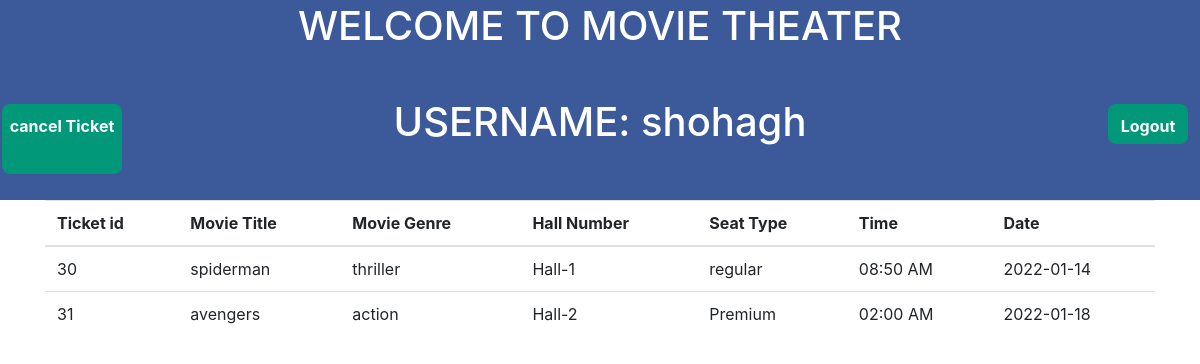
Screenshot of /user_booking.php (signed in) with the database file from the repository.
### tables this page shows
CREATE TABLE `tickets` (
  `ticket_id` int(11) NOT NULL,
  `movie_id` int(11) NOT NULL,
  `user_id` int(11) NOT NULL,
  `no_of_tickets` int(11) NOT NULL,
  `hall_number` varchar(11) NOT NULL,
  `seat_type` varchar(10) NOT NULL,
  `date` date NOT NULL,
  `time` time NOT NULL,
  `payment_method` varchar(10) NOT NULL
);

CREATE TABLE `movies` (
  `movie_id` int(11) NOT NULL,
  `image` varchar(500) NOT NULL,
  `movie_title` varchar(100) NOT NULL,
  `genre` varchar(100) NOT NULL,
  `release_date` date NOT NULL,
  `no_of_tickets` int(11) NOT NULL,
  `showtime1` time NOT NULL,
  `showtime2` time NOT NULL
);

### user_booking.php (the view, shortened to what this page needs)
<html>
    <head>
        <link rel="stylesheet" href="https://maxcdn.bootstrapcdn.com/bootstrap/4.0.0/css/bootstrap.min.css">
        <body>
            <div id="header">
             <h1><center>WELCOME TO MOVIE THEATER</br><br><?php echo "USERNAME: ". $_SESSION['movie_theater_username'] ?><center></h1>
             <div class="cancel-button">
            <a href="cancel_ticket.php">cancel Ticket</a>
        </div>
             <div class="logout-button">
            <a href="user_logout.php">Logout</a>
            </div>
            </div>
            <div class="row align-items-center">
            <div class="container">
            <table class="table">
  <thead>
    <tr>
        <th>Ticket id</th>
        <th>Movie Title</th>
        <th>Movie Genre</th>
        <th>Hall Number</th>
        <th>Seat Type</th>
        <th>Time</th>
        <th>Date</th>
    </tr>
  </thead>
  <tbody>
  <?php
  $user=$_SESSION['movie_theater_user_id'];
        $query = "select * from tickets t inner join users u on t.user_id = u.user_id inner join movies m on t.movie_id = m.movie_id where u.user_id='$user'";
        $DB = new Database();
        $conn = $DB->connect();
        $result = mysqli_query($conn,$query);
        if(mysqli_num_rows($result) > 0){
            while($row = mysqli_fetch_array($result)){
            ?>
                    <tr>
                     <td><?php echo $row['ticket_id']?></td>
                    <td><?php echo $row['movie_title']; ?></td>
                    <td><?php echo $row['genre']; ?></td>
                    <td><?php echo $row['hall_number']; ?></td>
                    <td><?php echo $row['seat_type']; ?></td>
                    <td><?php echo date('h:i A',strtotime($row['showtime1'])); ?></td>
                    <td><?php echo $row['date']; ?></td>
                    </tr>
             <?php
            }
            ?>
         <?php
        }
    ?>
  </tbody>
</table>
</div>
        </div>
        </body>
    </head>
</html>

### user_booking.php (style rules this page uses)
body { margin: 0px; border: 0px; }
#header { width: 100%; height: 200px; background:#3c5a99; color: white; padding: 2px; }
.logout-button { float:right; width: 80px; height: 40px; margin-top: -50; margin-right: 10px; padding-top: 10px; border-radius: 8px; font-weight: bold; border: none; background-color: #009879; color: white; text-align: center; }
a { text-decoration: none; color: white; }
.cancel-button { float:left; width: 120px; height: 70px; margin-top: -50; margin-right: 10px; padding-top: 10px; border-radius: 8px; font-weight: bold; border: none; background-color: #009879; color: white; text-align: center; }

### rows the page displays
tickets: ticket_id "30", movie.movie_title "spiderman", movie.genre "thriller", hall_number "Hall-1", seat_type "regular", movie.showtime1 "08:50 AM", date "2022-01-14"
tickets: ticket_id "31", movie.movie_title "avengers", movie.genre "action", hall_number "Hall-2", seat_type "Premium", movie.showtime1 "02:00 AM", date "2022-01-18"

### other values shown
$_SESSION['movie_theater_username'] "shohagh"
